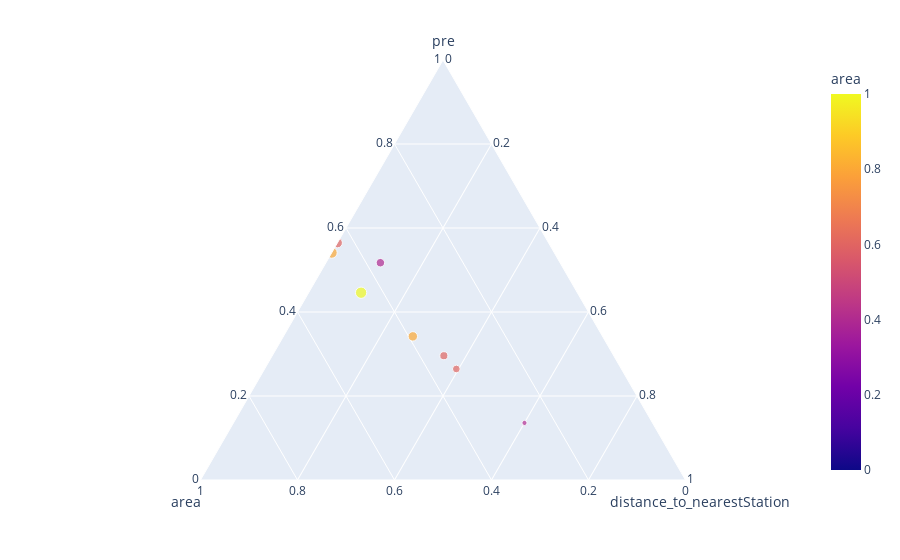

The code cell stored with this chart in its notebook:
### Markdown cell above
同样使用三元图打印两个自变量，以及预测值之间的图表，观察变量之间的关系。

### Code cell
pd.options.mode.chained_assignment = None
storeInfo_df['pre']=LR_multivariate.predict(X)
columns=['area','distance_to_nearestStation','monthly_turnover','pre']
storeInfo_plot=storeInfo_df[columns]
normalize_df=storeInfo_plot.T.apply(lambda row:(row-row.min())/(row.max()-row.min()) , axis=1).T
normalize_df["location"]=storeInfo_df.location

import plotly.express as px
fig = px.scatter_ternary(normalize_df, a="pre", b="area",c="distance_to_nearestStation",hover_name="location",
                         color="area",size="pre", size_max=8,
                         ) 

fig.show()

### Figure 1 — Plotly figure (JSON) as saved in the notebook; plotly's stock layout.template omitted (floating-point values rounded to 4 significant figures)
{"data": [{"a": [1, 0.7781, 0.5068, 0.01115, 0.2059, 0.4661, 0.5586, 0.9433, 0, 0.6991], "b": [1, 0.6, 0.6, 0, 0.4, 0.6, 0.4, 0.8, 0.2, 0.8], "c": [0.2424, 0, 0.6061, 0.6061, 0.9091, 0.697, 0.1212, 0, 1, 0.5455], "hovertemplate": "<b>%{hovertext}</b><br><br>pre=%{marker.size}<br>area=%{marker.color}<br>distance_to_nearestStation=%{c}<extra></extra>", "hovertext": ["Ill.", "Ky.", "Lowa.", "Wis.", "MIch.", "Neb.", "Ark.", "R.I.", "N.H.", "N.J."], "legendgroup": "", "marker": {"color": [1, 0.6, 0.6, 0, 0.4, 0.6, 0.4, 0.8, 0.2, 0.8], "coloraxis": "coloraxis", "size": [1, 0.7781, 0.5068, 0.01115, 0.2059, 0.4661, 0.5586, 0.9433, 0, 0.6991], "sizemode": "area", "sizeref": 0.01562, "symbol": "circle"}, "mode": "markers", "name": "", "showlegend": false, "subplot": "ternary", "type": "scatterternary"}], "layout": {"autosize": true, "coloraxis": {"colorbar": {"title": {"text": "area"}}, "colorscale": [[0, "#0d0887"], [0.1111, "#46039f"], [0.2222, "#7201a8"], [0.3333, "#9c179e"], [0.4444, "#bd3786"], [0.5556, "#d8576b"], [0.6667, "#ed7953"], [0.7778, "#fb9f3a"], [0.8889, "#fdca26"], [1, "#f0f921"]]}, "legend": {"itemsizing": "constant", "tracegroupgap": 0}, "margin": {"t": 60}, "ternary": {"aaxis": {"title": {"text": "pre"}}, "baxis": {"title": {"text": "area"}}, "caxis": {"title": {"text": "distance_to_nearestStation"}}, "domain": {"x": [0, 1], "y": [0, 1]}}}}
